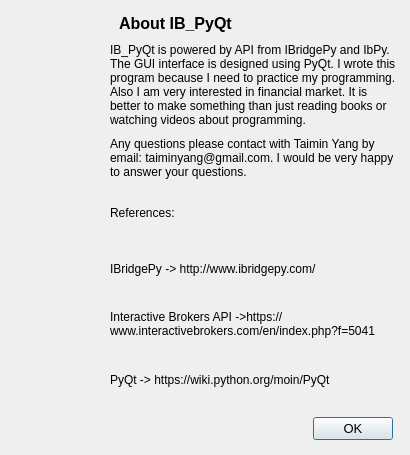
<?xml version="1.0" encoding="UTF-8"?>
<ui version="4.0">
 <class>Dialog</class>
 <widget class="QDialog" name="Dialog">
  <property name="geometry">
   <rect>
    <x>0</x>
    <y>0</y>
    <width>410</width>
    <height>455</height>
   </rect>
  </property>
  <property name="minimumSize">
   <size>
    <width>410</width>
    <height>455</height>
   </size>
  </property>
  <property name="maximumSize">
   <size>
    <width>410</width>
    <height>455</height>
   </size>
  </property>
  <property name="font">
   <font>
    <pointsize>10</pointsize>
   </font>
  </property>
  <property name="windowTitle">
   <string>Dialog</string>
  </property>
  <property name="windowIcon">
   <iconset resource="Resource/resource.qrc">
    <normaloff>:/Images/IB.png</normaloff>:/Images/IB.png</iconset>
  </property>
  <widget class="QDialogButtonBox" name="buttonBox">
   <property name="geometry">
    <rect>
     <x>300</x>
     <y>414</y>
     <width>93</width>
     <height>30</height>
    </rect>
   </property>
   <property name="orientation">
    <enum>Qt::Horizontal</enum>
   </property>
   <property name="standardButtons">
    <set>QDialogButtonBox::Ok</set>
   </property>
  </widget>
  <widget class="QWidget" name="layoutWidget">
   <property name="geometry">
    <rect>
     <x>110</x>
     <y>43</y>
     <width>291</width>
     <height>361</height>
    </rect>
   </property>
   <layout class="QVBoxLayout" name="verticalLayout">
    <property name="sizeConstraint">
     <enum>QLayout::SetMinAndMaxSize</enum>
    </property>
    <item>
     <widget class="QLabel" name="label">
      <property name="maximumSize">
       <size>
        <width>290</width>
        <height>16777215</height>
       </size>
      </property>
      <property name="font">
       <font>
        <pointsize>9</pointsize>
       </font>
      </property>
      <property name="mouseTracking">
       <bool>false</bool>
      </property>
      <property name="text">
       <string>IB_PyQt is powered by API from IBridgePy and IbPy. The GUI interface is designed using PyQt. I wrote this program because I need to practice my programming. Also I am very interested in financial market. It is better to make something than just reading books or watching videos about programming.</string>
      </property>
      <property name="wordWrap">
       <bool>true</bool>
      </property>
     </widget>
    </item>
    <item>
     <widget class="QLabel" name="label_2">
      <property name="maximumSize">
       <size>
        <width>290</width>
        <height>16777215</height>
       </size>
      </property>
      <property name="font">
       <font>
        <pointsize>9</pointsize>
       </font>
      </property>
      <property name="text">
       <string>Any questions please contact with Taimin Yang by email: taiminyang@gmail.com. I would be very happy to answer your questions.</string>
      </property>
      <property name="wordWrap">
       <bool>true</bool>
      </property>
     </widget>
    </item>
    <item>
     <widget class="QLabel" name="label_3">
      <property name="font">
       <font>
        <pointsize>9</pointsize>
       </font>
      </property>
      <property name="text">
       <string>References: </string>
      </property>
      <property name="wordWrap">
       <bool>true</bool>
      </property>
     </widget>
    </item>
    <item>
     <widget class="QLabel" name="label_4">
      <property name="maximumSize">
       <size>
        <width>290</width>
        <height>16777215</height>
       </size>
      </property>
      <property name="font">
       <font>
        <pointsize>9</pointsize>
       </font>
      </property>
      <property name="text">
       <string>IBridgePy -&gt; http://www.ibridgepy.com/  </string>
      </property>
      <property name="wordWrap">
       <bool>true</bool>
      </property>
     </widget>
    </item>
    <item>
     <widget class="QLabel" name="label_5">
      <property name="maximumSize">
       <size>
        <width>290</width>
        <height>16777215</height>
       </size>
      </property>
      <property name="font">
       <font>
        <pointsize>9</pointsize>
       </font>
      </property>
      <property name="text">
       <string>Interactive Brokers API -&gt;https://www.interactivebrokers.com/en/index.php?f=5041 </string>
      </property>
      <property name="wordWrap">
       <bool>true</bool>
      </property>
     </widget>
    </item>
    <item>
     <widget class="QLabel" name="label_6">
      <property name="maximumSize">
       <size>
        <width>290</width>
        <height>16777215</height>
       </size>
      </property>
      <property name="font">
       <font>
        <pointsize>9</pointsize>
       </font>
      </property>
      <property name="text">
       <string>PyQt -&gt; https://wiki.python.org/moin/PyQt</string>
      </property>
      <property name="wordWrap">
       <bool>true</bool>
      </property>
     </widget>
    </item>
   </layout>
  </widget>
  <widget class="QWidget" name="layoutWidget">
   <property name="geometry">
    <rect>
     <x>10</x>
     <y>50</y>
     <width>92</width>
     <height>286</height>
    </rect>
   </property>
   <layout class="QVBoxLayout" name="verticalLayout_2">
    <item>
     <widget class="QLabel" name="label_7">
      <property name="maximumSize">
       <size>
        <width>90</width>
        <height>90</height>
       </size>
      </property>
      <property name="text">
       <string/>
      </property>
      <property name="pixmap">
       <pixmap resource="Resource/resource.qrc">:/Images/IB.png</pixmap>
      </property>
      <property name="scaledContents">
       <bool>true</bool>
      </property>
     </widget>
    </item>
    <item>
     <widget class="QLabel" name="label_8">
      <property name="maximumSize">
       <size>
        <width>90</width>
        <height>90</height>
       </size>
      </property>
      <property name="text">
       <string/>
      </property>
      <property name="pixmap">
       <pixmap resource="Resource/resource.qrc">:/Images/Qt.jpg</pixmap>
      </property>
      <property name="scaledContents">
       <bool>true</bool>
      </property>
     </widget>
    </item>
    <item>
     <widget class="QLabel" name="label_9">
      <property name="maximumSize">
       <size>
        <width>90</width>
        <height>90</height>
       </size>
      </property>
      <property name="text">
       <string/>
      </property>
      <property name="pixmap">
       <pixmap resource="Resource/resource.qrc">:/Images/pythonlogo.jpg</pixmap>
      </property>
      <property name="scaledContents">
       <bool>true</bool>
      </property>
     </widget>
    </item>
   </layout>
  </widget>
  <widget class="QLabel" name="label_10">
   <property name="geometry">
    <rect>
     <x>119</x>
     <y>8</y>
     <width>161</width>
     <height>31</height>
    </rect>
   </property>
   <property name="font">
    <font>
     <pointsize>12</pointsize>
     <weight>75</weight>
     <bold>true</bold>
    </font>
   </property>
   <property name="text">
    <string>About IB_PyQt</string>
   </property>
  </widget>
  <zorder>layoutWidget</zorder>
  <zorder>layoutWidget</zorder>
  <zorder>buttonBox</zorder>
  <zorder>label_10</zorder>
 </widget>
 <resources>
  <include location="Resource/resource.qrc"/>
 </resources>
 <connections>
  <connection>
   <sender>buttonBox</sender>
   <signal>accepted()</signal>
   <receiver>Dialog</receiver>
   <slot>accept()</slot>
   <hints>
    <hint type="sourcelabel">
     <x>248</x>
     <y>254</y>
    </hint>
    <hint type="destinationlabel">
     <x>157</x>
     <y>274</y>
    </hint>
   </hints>
  </connection>
  <connection>
   <sender>buttonBox</sender>
   <signal>rejected()</signal>
   <receiver>Dialog</receiver>
   <slot>reject()</slot>
   <hints>
    <hint type="sourcelabel">
     <x>316</x>
     <y>260</y>
    </hint>
    <hint type="destinationlabel">
     <x>286</x>
     <y>274</y>
    </hint>
   </hints>
  </connection>
 </connections>
</ui>
